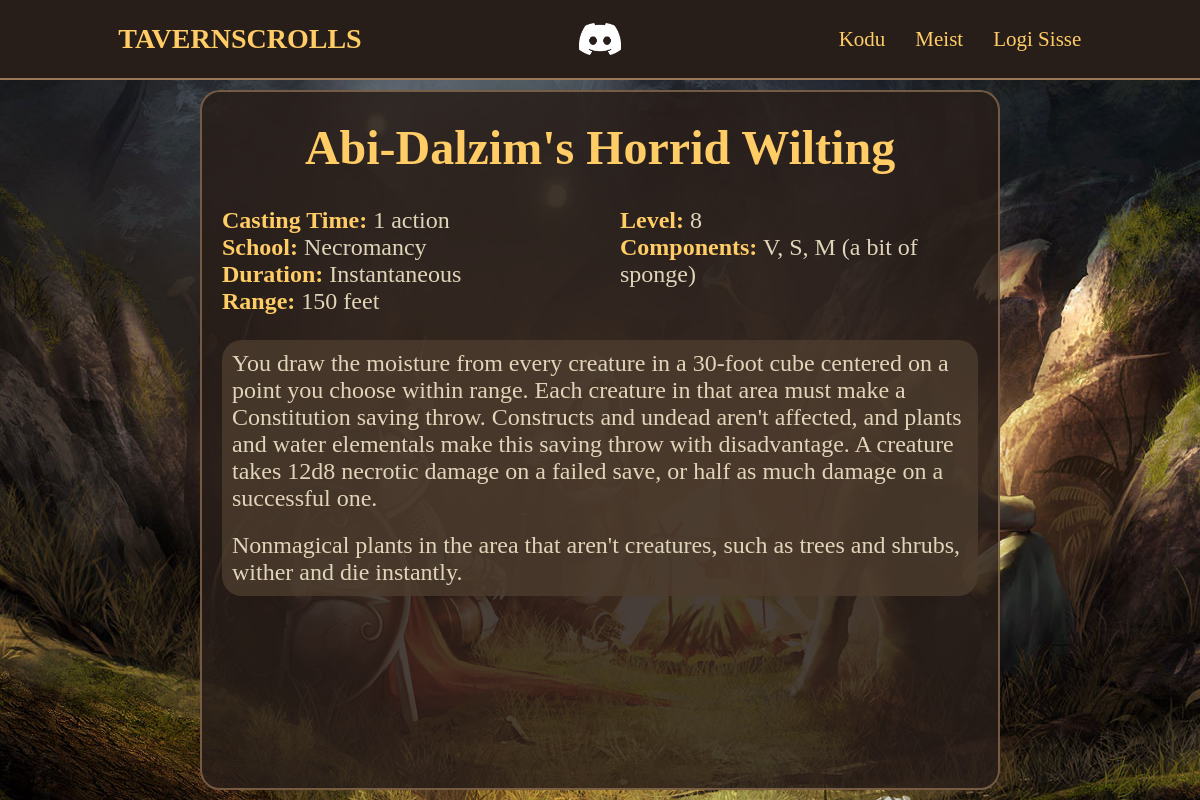
/loits?nimi=Abi-Dalzim's Horrid Wilting, run on the app's committed database.
### instance/database.py (models this page shows)
class Loits(db.Model):
    id = db.Column(db.Integer, primary_key=True)
    nimi = db.Column(db.String(20), nullable=False)
    level=db.Column(db.String(20), nullable=True)
    kool=db.Column(db.String(20), nullable=True)
    aeg=db.Column(db.String(20), nullable=True)
    kaugus=db.Column(db.String(20), nullable=True)
    koostisosad=db.Column(db.String(20), nullable=True)
    kestvus=db.Column(db.String(20), nullable=True)
    text = db.Column(db.Text, nullable=True)
    homebrew_id = db.Column(db.Integer, nullable=True)

### main.py (the view)
@app.route('/loits')
def loits_info():
    loits_nimi = request.args.get('nimi')
    loits = Loits.query.filter_by(nimi=loits_nimi).first()
    return render_template('loitsud_info.html', loits=loits)

### templates/loitsud_info.html (shortened to what this page needs)
{% extends 'mall.html' %}
{% block body %}
<div class="spell-info-container">
    <div class="spell-info-heading">
        <h1>{{ loits.nimi.strip() }}</h1>
    </div>
    <div class="spell-info-stats">
        <p><strong>Casting Time:</strong>  {{ loits.aeg.strip() }}</p>
        <p><strong>School:</strong>  {{ loits.kool.strip().capitalize() }}</p>
        <p><strong>Duration:</strong>  {{ loits.kestvus.strip() }}</p>
        <p><strong>Range:</strong>  {{ loits.kaugus.strip() }}</p>
        <p class="spell-level-text"><strong>Level:</strong>  {{ loits.level.strip() }}</p>
        <p><strong>Components:</strong>  {{ loits.koostisosad.strip() }}</p>
    </div>
    <div class="spell-info-body" style="display: flex; flex-direction: column; gap: 20px;">
        {% for i in loits.text.split('\n') %}
            <p>{{ i }}</p>
        {% endfor %}
    </div>
</div>
{% endblock %}

### templates/mall.html (shortened to what this page needs)
<!DOCTYPE html>
<html lang="en">
<head>
    <link rel="stylesheet" href="/static/css/kujundus.css">
</head>
<body>
    <div class="top-bar">
        <div class="logo">TAVERNSCROLLS</div>
        <a class="discord-link" href="https://discord.gg/Mj3et7Ctsn" target="_blank"></a>
        <nav class="base-nav">
            <a href="http://127.0.0.1:5000/">Kodu</a>
            <a href="http://127.0.0.1:5000/meist">Meist</a>
            <a href="http://127.0.0.1:5000/login">Logi Sisse</a>
        </nav>
    </div>
    {% block body %}{% endblock %}
</body>
</html>

### static/css/kujundus.css (style rules this page uses)
* { margin: 0; padding: 0; box-sizing: border-box; }
body { background-image: url("../Icons/dnd_bg.jpg"); background-repeat: no-repeat; background-position: center center; background-attachment: fixed; background-size: auto; color: #e1d5b9; font-family: 'Cinzel', serif; display: flex; justify-content: center; align-items: center; height: 100vh; }
.top-bar { display: grid; width: 100%; grid-template-columns: repeat(3, 1fr); align-items: center; justify-items: center; background-color: rgb(40,30,25); border-bottom: 2px solid rgba(165,130,95,0.9); color: #e1d5b9; padding: 15px 5%; position: fixed; top: 0; left: 0; height: 80px; z-index: 1000; }
.logo, .discord-link, .base-nav { display: flex; position: relative; font-size: 21px; }
.base-nav a { white-space: nowrap; }
.logo { font-size: 28px; font-weight: bold; color: #ffcc66; }
.discord-link { display: inline-block; cursor: pointer; width: 42px; height: 32px; margin: 0 60px; background-color: #ffffff; -webkit-mask-image: url("../Icons/discord-logo.png"); mask-image: url("../Icons/discord-logo.png"); -webkit-mask-repeat: no-repeat; mask-repeat: no-repeat; -webkit-mask-size: contain; mask-size: contain; padding-right: 5px; transition: 0.15s ease-in-out; }
nav a { color: #ffcc66; text-decoration: none; position: relative; margin: 0 15px; transition: 0.15s; }
nav a::before { content: ""; position: absolute; bottom: 5%; left: 50%; width: 0; height: 2px; background-color: #ffcc66; transition: 0.15s ease-in-out; transform: translateX(-50%); }
.spell-info-container { display: flex; flex-direction: column; position: absolute; top: 55%; left: 50%; width: 800px; height: 700px; background-color: rgba(40,30,25,0.85); border: 2px solid rgba(165,130,95,0.6); border-radius: 20px; padding: 20px; color: #ffcc66; transform: translate(-50%, -50%); }
.spell-info-heading { display: flex; height: 70px; justify-content: center; align-items: center; font-size: 24px; }
.spell-info-stats { column-count: 2; column-gap: 40px; margin: 25px 0; }
.spell-info-stats p { break-inside: avoid; font-size: 24px; color: #e1d5b9; }
.spell-info-stats p strong { color: #ffcc66; }
.spell-info-body { display: flex; border-radius: inherit; background-color: rgba(75,60,45,0.83); padding: 10px; font-size: 24px; color: #e1d5b9; overflow-y: auto; scrollbar-width: none; scrollbar-color: transparent transparent; -ms-overflow-style: none; }

### data on the page
Loits: nimi.strip "Abi-Dalzim's Horrid Wilting", aeg.strip "1 action", kool.strip "Necromancy", kestvus.strip "Instantaneous", kaugus.strip "150 feet", level.strip "8", koostisosad.strip "V, S, M (a bit of sponge)"

### other printed values
{{ i }} "Nonmagical plants in the area that aren't creatures, such as trees and shrubs, wither and die instantly."
